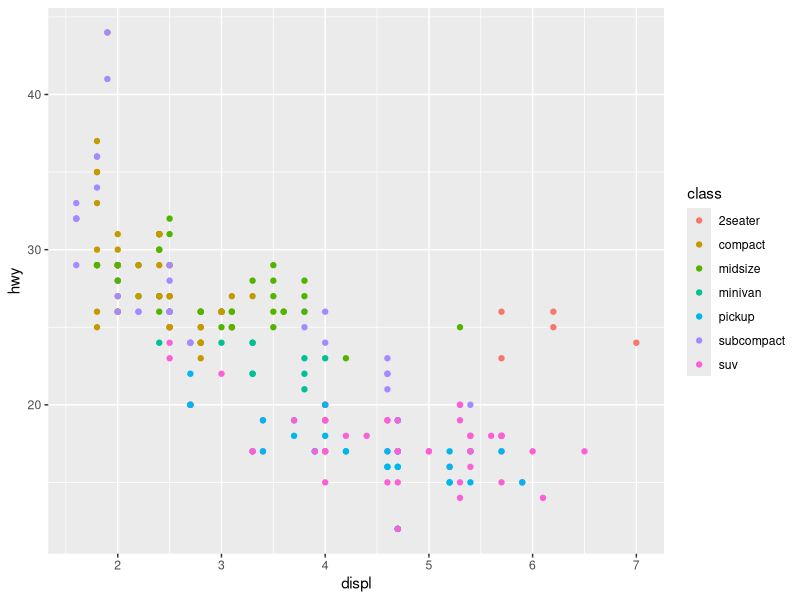
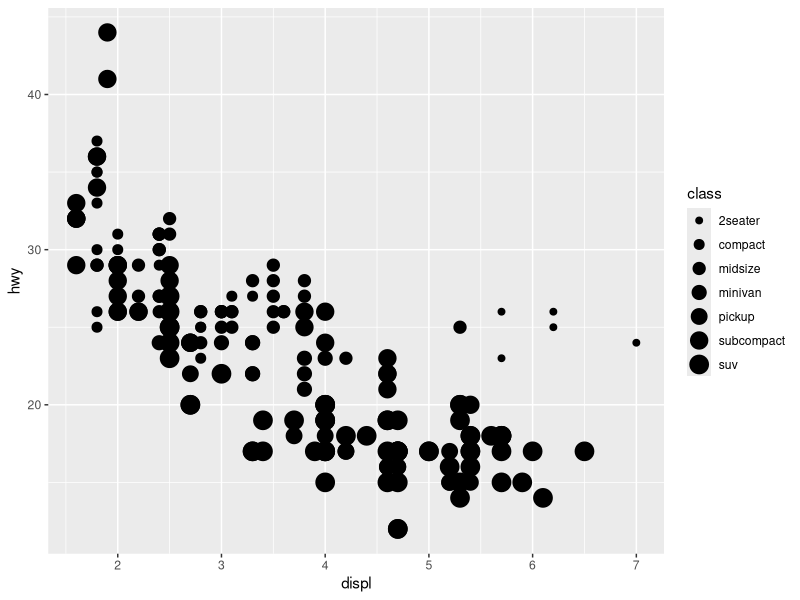
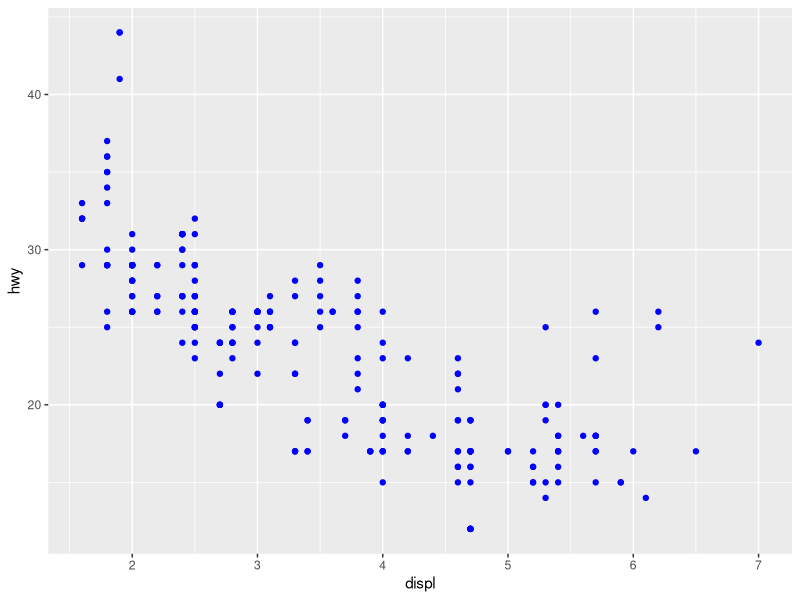
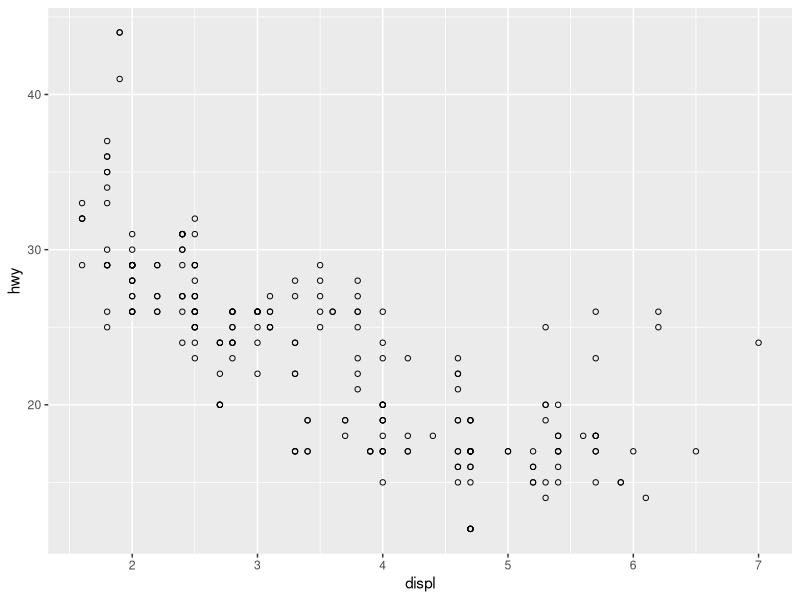
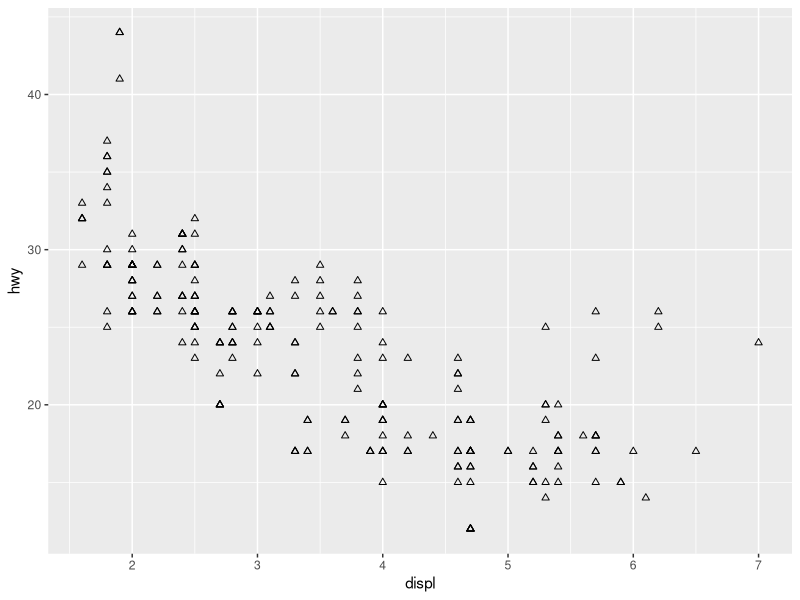
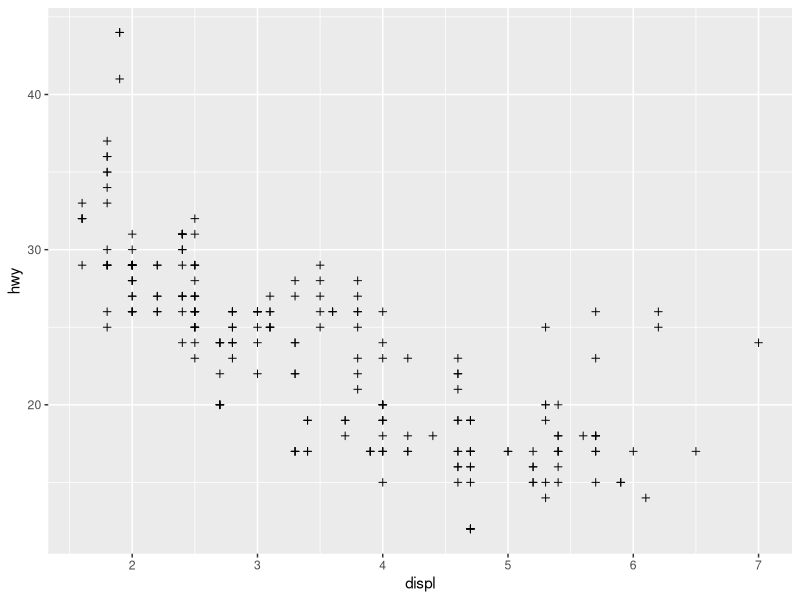
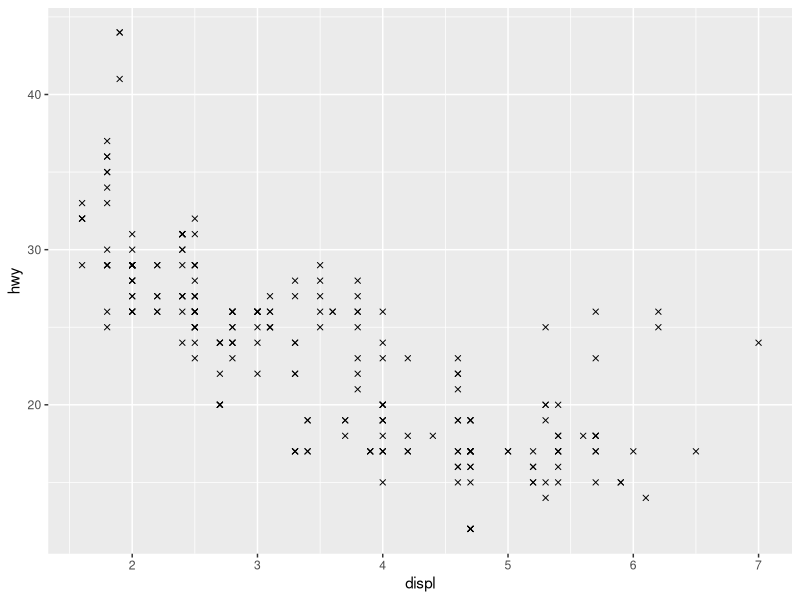
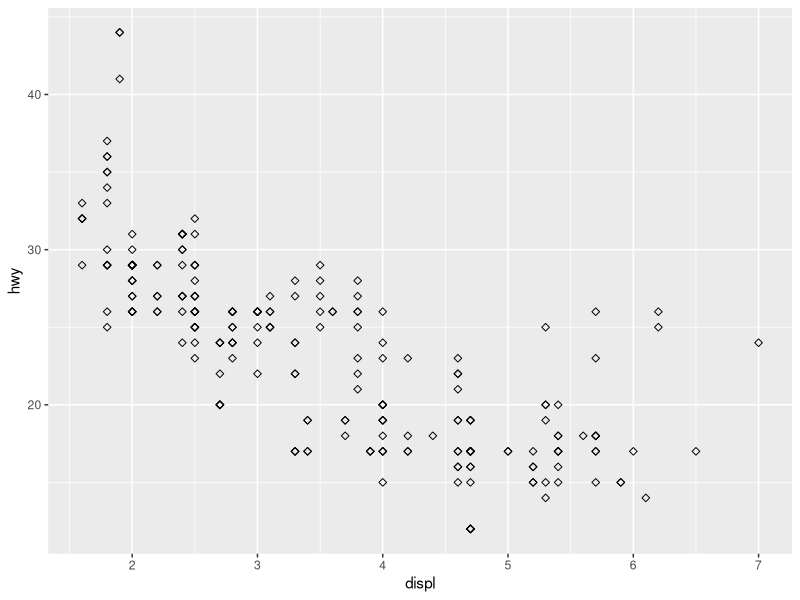

These figures' R source, in order:
library("tidyverse")

# Information can be added as aesthetics
# Here we're changing the colour based on the class of the car 
# You can change lots of things, like shape or size
ggplot(data = mpg) + 
  geom_point(mapping = aes(x = displ, y = hwy, color = class))

# It's generally bad to map a continuous aesthetic to a discreet variable
ggplot(data = mpg) + 
  geom_point(mapping = aes(x = displ, y = hwy, size = class))

# You put aesthetics inside of the aes() function if you want it to change in some way
# This shows that x and y are also seen as aesthetics, being added to the geom_point layer
# Once you add an aesthetic, ggplot sorts out the legend and scale and things (though I think you can set these manually)

# You can also set aesthetics manually
# This is done outside the aes() function
ggplot(data = mpg) + 
  geom_point(mapping = aes(x = displ, y = hwy), color = "blue")

# This loop shows you all the possible shapes
# 1-14 are outlines, they take no fill and the default colour is black
# 15-20 are solid, they also take no fill and the default colour is black
# 21-24 are filled shapes, they take a fill and colour, both defaulting to black
for (i in 1:24){
  print(ggplot(data = mpg)+
      geom_point(mapping = aes(x = displ, y = hwy), shape = i, color = "black", fill = "red"))
  Sys.sleep(1) # This waits for a second to make the graphs viewable
}


#### Questions ####
# 1. The reason this code doesn't have any blue dots is that the color is inside the aes() function
ggplot(data = mpg) + 
  geom_point(mapping = aes(x = displ, y = hwy, color = "blue"))

# 2. mpg has 6 categorical variables and 5 continous variables
# under head(), <chr> means categorical, <int> and <dbl> are continous
# The type of variable dictates what operations can be performed on it
?mpg
head(mpg)
# glimpse() is another way of viewing a section of a data set
glimpse(mpg)

# 3. Continous data mapped to an aesthetic creates a smooth gradient. They can't be mapped to shape
ggplot(data = mpg) + 
  geom_point(mapping = aes(x = displ, y = hwy, size = cty))

# 4. Mapping the same variable to two aesthetics does work, but can look weird
ggplot(data = mpg) + 
  geom_point(mapping = aes(x = displ, y = hwy, color = class, shape = class))

# 5. The stroke aesthetic changes the width of the border when you have a shape with one variable dictating the
# outer colour and another variable dictating the inner colour
?geom_point
# An example from the documentation can be seen here
ggplot(mtcars, aes(wt, mpg)) +
  geom_point(shape = 21, colour = "black", fill = "white", size = 5, stroke = 5)
# Plotted in the way we've been doing, that code would look like this:
ggplot(data = mtcars) +
  geom_point(mapping = aes(x = wt, y = mpg), shape = 21, colour = "black", fill = "white", size = 5, stroke = 5)


# 6. Mapping a conditional to a variable splits it into True or False for that condition
ggplot(data = mpg)+
  geom_point(mapping = aes(x = cty, y = hwy, colour = displ > 5))
